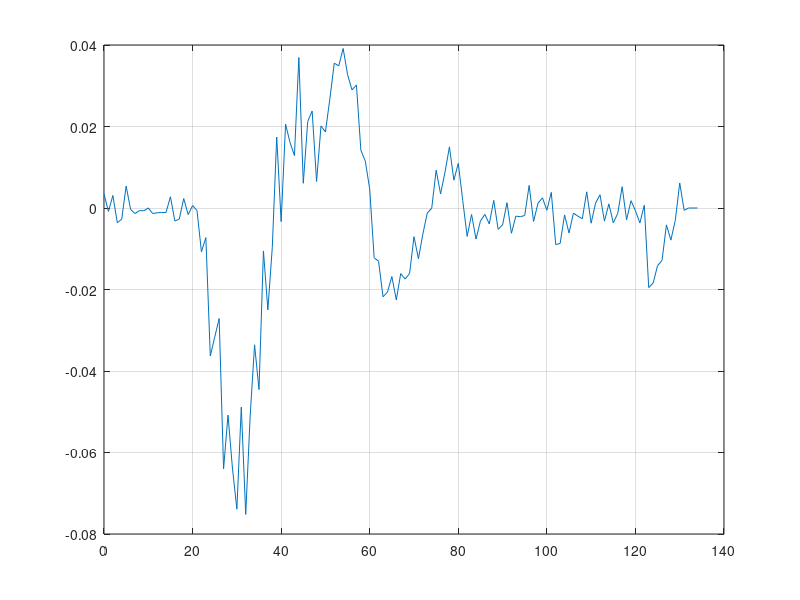

Source code (MATLAB):
clear;
clc ;
tic;

%% Configuration :
% - The user defines the AES's mode (128=16 ; 256=32)
% - The user defines the number of traces that he would like test
mode = 32;
NUMBER_TRACES = 5000;


% %% Plot data from oscilloscope (normal)
% traces_brute = load('testTraces2.csv');
% traces=31.2500E-6*traces_brute;
% plaintextFile = strcat(totalPath,'plaintexts.mat');
% load(plaintextFile);
% keyFile = strcat(totalPath,'keys_unique.mat');
% load(keyFile);
% 
% [y,x]=size(traces);
% OneTrace = traces(129,:);
% X = x;
% Y = OneTrace;
% figure()
% plot(A)


%% Plot Data from picoscope
load('20190227-0015.mat');
X = linspace(0,size(A,1)-1,size(A,1));
figure()
plot(X,A)
grid on;
hold on;

